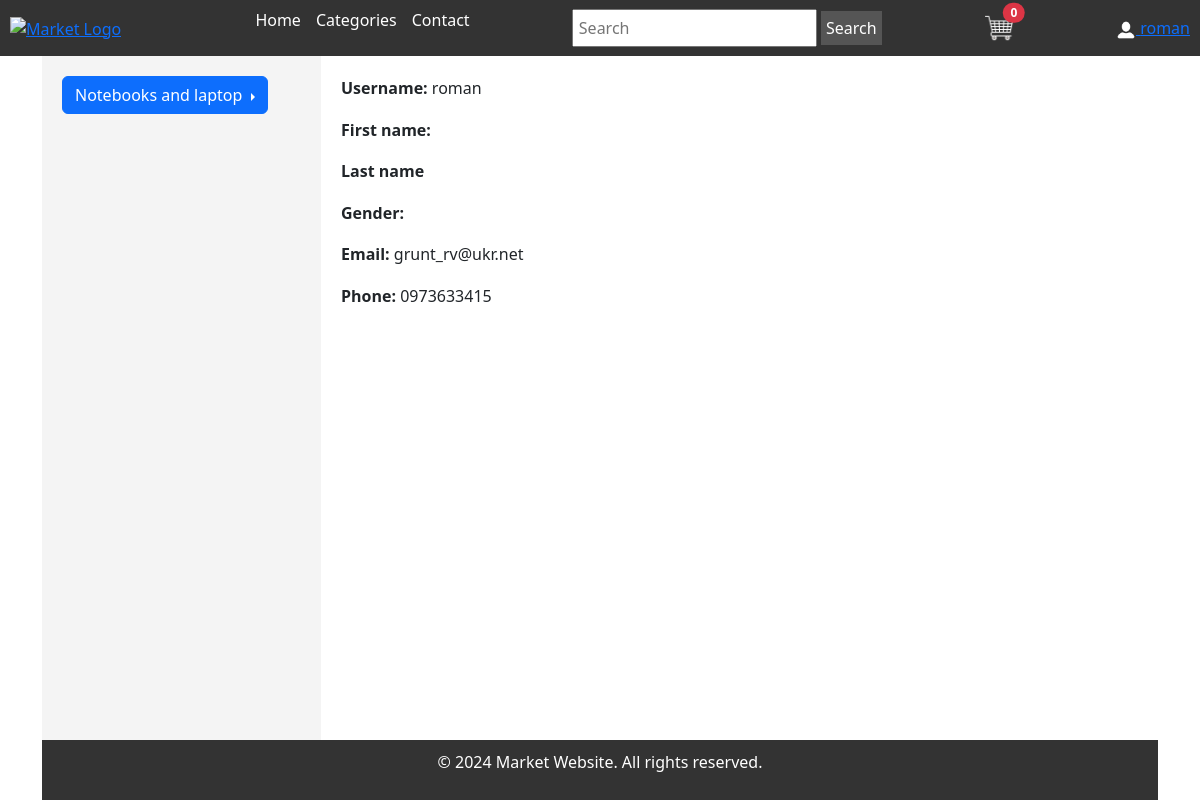
The page /profile/ (signed in) on the database as committed earlier.
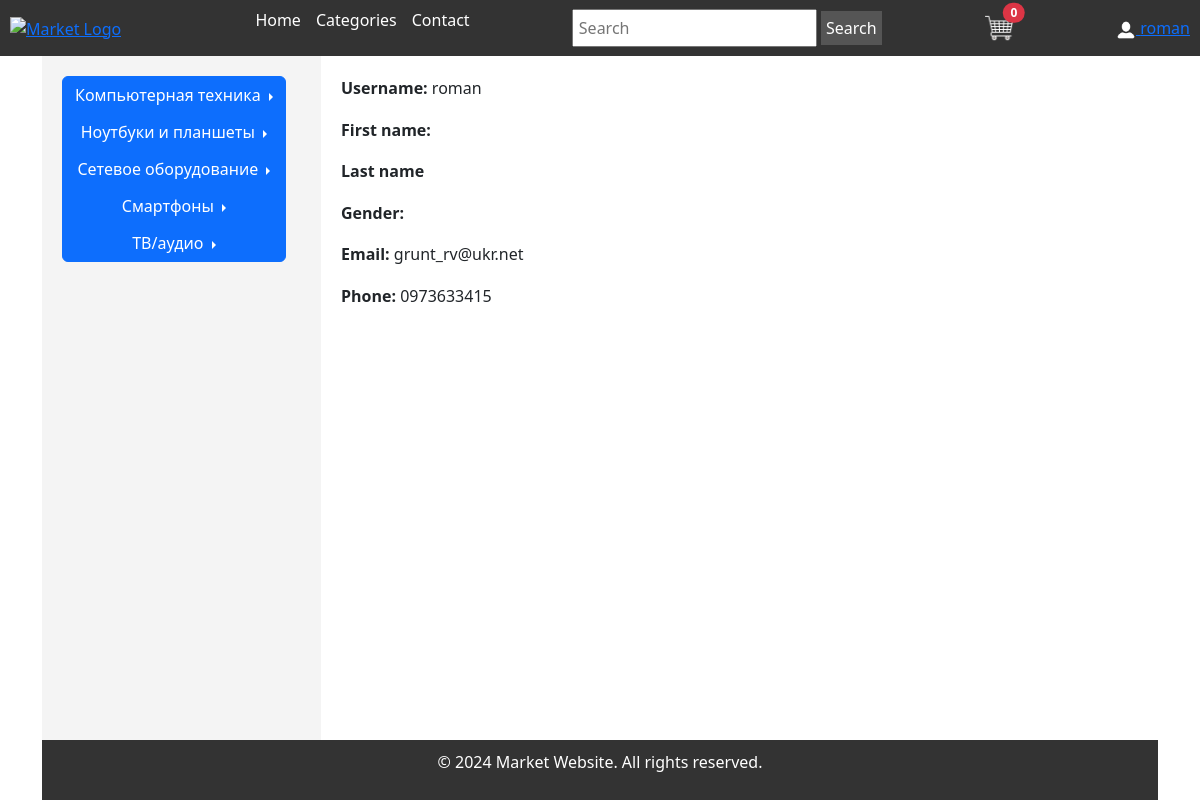
The same page on the database as committed later.
### market/models.py (models this page shows, shortened)
class Category(models.Model):
    name = models.CharField(max_length=200, db_index=True)
    slug = models.SlugField(max_length=200, db_index=True, unique=True)
    parent = models.ForeignKey('self', related_name='subcategories', on_delete=models.CASCADE, blank=True, null=True)
    class Meta:
        ordering = ('name',)
        verbose_name = 'Category'
        verbose_name_plural = 'Categories'

### market/views.py (the view)
# urls.py: path('profile/', views.profile, name='profile'),
@login_required
def profile(request):
    profile_data = get_object_or_404(Profile, user=request.user)
    context = {'profile_data': profile_data}
    return render(request, 'market/profile.html', context)

### market/context_processors.py (called while the page is built)
def categories(request):
    return {
        'categories': Category.objects.all()
    }

### templates/market/profile.html
{% extends "market/base.html" %}
{% block content %}
    <p><b>Username:</b> {{ profile_data.user.username }}</p>
    <p><b>First name:</b> {{ profile_data.user.first_name }}</p>
    <p><b>Last name</b> {{ profile_data.user.last_name }}</p>
    <p><b>Gender:</b> {{ profile_data.gender }}</p>
    <p><b>Email:</b> {{ profile_data.user.email }}</p>
    <p><b>Phone:</b> {{ profile_data.phone }}</p>
{% endblock %}

### templates/market/base.html (shortened to what this page needs)
<!doctype html>
<html lang="en">
<head>
    {% load static %}
    <link href="https://cdn.jsdelivr.net/npm/bootstrap@5.3.3/dist/css/bootstrap.min.css" rel="stylesheet">
    <link href="{% static 'market/css/style.css' %}" rel="stylesheet">
</head>
<body>
    <div class="container">
        <header class="header">
            <div class="logo">
                <a href="#"><img src="path/to/your-logo.png" alt="Market Logo"></a>
            </div>
            <nav class="navigation">
                <ul>
                    <li><a href="{% url 'market:index' %}">Home</a></li>
                    <li><a href="{% url 'market:categories_list' %}">Categories</a></li>
                    <li><a href="#">Contact</a></li>
                </ul>
            </nav>
            <div class="search">
                <form>
                    <input type="text" placeholder="Search">
                    <button type="submit">Search</button>
                </form>
            </div>
            <div class="cart-logo_wrapper position-relative">
                 <span class="position-absolute top-10 start-100 translate-middle badge rounded-pill bg-danger">
                    {{ cart|length }}</span>
                 <a href="{% url 'cart:cart_detail' %}">
                    <img src="{% static 'market/images/cart.png' %}">
                 </a>
            </div>
            {% if user.is_authenticated %}
                <div class="enter-logo_wrapper">
                    <a href="javascript:void(0);" onclick="toggleProfileInfo()">
                        <img class="enter-logo" src="{% static 'market/images/user_logo.png' %}">
                        <span>{{user}}</span>
                    </a>
                </div>
            {% endif %}
        </header>
        <aside class="sidebar">
            <div class="btn-group-vertical" role="group" aria-label="Vertical button group">
                {% for category in categories %}
                    {% if category.parent is None %}
                        <div class="btn-group dropend" role="group">
                            <button type="button" class="btn btn-primary dropdown-toggle" data-bs-toggle="dropdown" aria-expanded="false">
                                {{ category.name }}
                            </button>
                        </div>
                    {% endif %}
                {% endfor %}
            </div>
        </aside>
        <main class="main-content">
            {% block content %}
            {% endblock %}
        </main>
        <footer class="footer">
            <p>&copy; 2024 Market Website. All rights reserved.</p>
        </footer>
    </div>
</body>
</html>

Rows that differ between the two databases and show on the page:
removed Category: name "Notebooks and laptop"
added Category: name "Компьютерная техника"
added Category: name "Ноутбуки и планшеты"
added Category: name "Сетевое оборудование"
added Category: name "Смартфоны"
added Category: name "ТВ/аудио"
